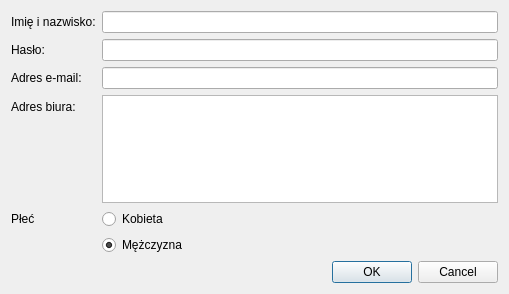
<?xml version="1.0" encoding="UTF-8"?>
<ui version="4.0">
 <class>NowyUser</class>
 <widget class="QDialog" name="NowyUser">
  <property name="geometry">
   <rect>
    <x>0</x>
    <y>0</y>
    <width>509</width>
    <height>294</height>
   </rect>
  </property>
  <property name="windowTitle">
   <string>Dodawanie użytkownika</string>
  </property>
  <layout class="QFormLayout" name="formLayout">
   <item row="0" column="0">
    <widget class="QLabel" name="label">
     <property name="text">
      <string>Imię i nazwisko:</string>
     </property>
    </widget>
   </item>
   <item row="0" column="1">
    <widget class="QLineEdit" name="name"/>
   </item>
   <item row="1" column="0">
    <widget class="QLabel" name="label_2">
     <property name="text">
      <string>Hasło:</string>
     </property>
    </widget>
   </item>
   <item row="1" column="1">
    <widget class="QLineEdit" name="pass">
     <property name="echoMode">
      <enum>QLineEdit::Password</enum>
     </property>
    </widget>
   </item>
   <item row="2" column="0">
    <widget class="QLabel" name="label_3">
     <property name="text">
      <string>Adres e-mail:</string>
     </property>
    </widget>
   </item>
   <item row="2" column="1">
    <widget class="QLineEdit" name="mail"/>
   </item>
   <item row="3" column="0">
    <widget class="QLabel" name="label_4">
     <property name="text">
      <string>Adres biura:</string>
     </property>
    </widget>
   </item>
   <item row="3" column="1">
    <widget class="QPlainTextEdit" name="adress"/>
   </item>
   <item row="4" column="0">
    <widget class="QLabel" name="label_5">
     <property name="text">
      <string>Płeć</string>
     </property>
    </widget>
   </item>
   <item row="4" column="1">
    <widget class="QRadioButton" name="female">
     <property name="text">
      <string>Kobieta</string>
     </property>
    </widget>
   </item>
   <item row="5" column="1">
    <widget class="QRadioButton" name="male">
     <property name="text">
      <string>Mężczyzna</string>
     </property>
     <property name="checked">
      <bool>true</bool>
     </property>
    </widget>
   </item>
   <item row="6" column="1">
    <widget class="QDialogButtonBox" name="buttonBox">
     <property name="orientation">
      <enum>Qt::Horizontal</enum>
     </property>
     <property name="standardButtons">
      <set>QDialogButtonBox::Cancel|QDialogButtonBox::Ok</set>
     </property>
    </widget>
   </item>
  </layout>
 </widget>
 <resources/>
 <connections>
  <connection>
   <sender>buttonBox</sender>
   <signal>accepted()</signal>
   <receiver>NowyUser</receiver>
   <slot>accept()</slot>
   <hints>
    <hint type="sourcelabel">
     <x>248</x>
     <y>254</y>
    </hint>
    <hint type="destinationlabel">
     <x>157</x>
     <y>274</y>
    </hint>
   </hints>
  </connection>
  <connection>
   <sender>buttonBox</sender>
   <signal>rejected()</signal>
   <receiver>NowyUser</receiver>
   <slot>reject()</slot>
   <hints>
    <hint type="sourcelabel">
     <x>316</x>
     <y>260</y>
    </hint>
    <hint type="destinationlabel">
     <x>286</x>
     <y>274</y>
    </hint>
   </hints>
  </connection>
 </connections>
</ui>
